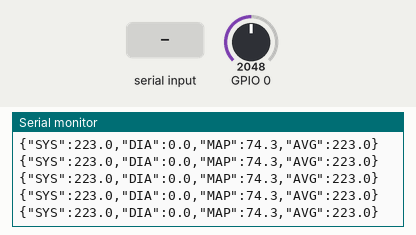
This sketch was run on a simulated ESP32-C3. On the bench: the last lines printed to the serial monitor. Inputs (shaded band) come from the test bench; at power-on: GPIO 0 = 2048.

Above: at 1.2 s.
1.3 s: GPIO 0 set to 2866
At 1.56 s:
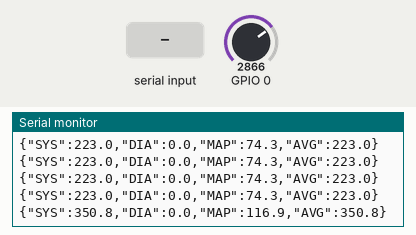
2.8 s: "z" received over Serial
At 2.96 s:
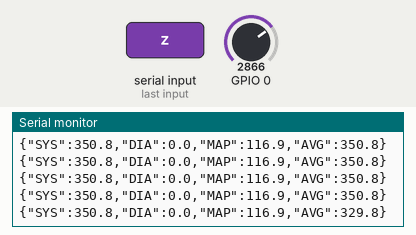
4.3 s: GPIO 0 set to 3603
At 4.36 s:
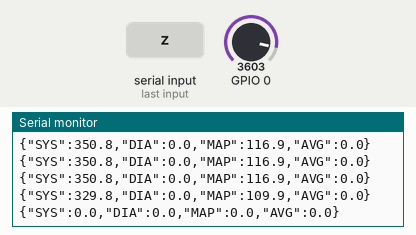
Timing chart, 0 to 7.3 s (numbered marks = the images above; inputs shaded):
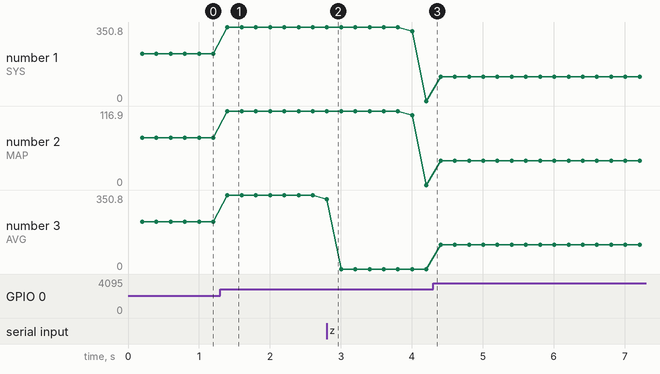

The sketch:

HoneywellAnalog_Oct7_ESP32C3.ino
```cpp
#include<Arduino.h>
#include<iostream>
#include<limits.h>
#include<CircularBuffer.hpp>

// circular buffer
CircularBuffer<float, 50> buffer; // running average buffer
CircularBuffer<float, 7> pulse_buffer; // pulse buffer
int INTERVAL = 25; // ms interval for running average sampling
int PULSE_INTERVAL = 200; // ms interval for pulse sampling (faster than nyquist freq)

// timer setup
unsigned long _time = 0;
unsigned long _pulsetime = 0;

// Constants
const float V_REF = 5.0;     // Analog reference voltage (e.g., 5V or 3.3V)
const int analogPin = A0; // esp32-c3 can only do A0-A2

// Sensor constants
float Omax = 0.9*V_REF; // Output at maximum pressure
float Omin = 0.1*V_REF; // Output at minimum pressure
float Pmax = 15*51.7149; // 15 psi to mmhg
float Pmin = 0*51.7149; // 0 psi to mmhg
float Poffset = 0; // offset from zero
float pressure = 2000.0; // initial pressure
float pressure_old = 2000.0;

// Setup pressure sensor zero - character input
char receivedChar = 0;
boolean newData = false;

void setup() {
  // put your setup code here, to run once:
  Serial.begin(9600);
  //pinMode(A0, INPUT);
  _time = millis();
  _pulsetime = millis();
}


void loop() {
// put your main code here, to run repeatedly

  float voltage =  analogReadMilliVolts(analogPin)*.001;
  float output = voltage;
  pressure = ((output-Omin)*(Pmax-Pmin)/(Omax-Omin))+Pmin; // calculate pressure

  pressure_old = pressure;
  recvOneChar();
  showNewData();
  pressure = pressure-Poffset;

  buffer.push(pressure);

  if (millis() - _pulsetime >= PULSE_INTERVAL) {
    _pulsetime = millis();
    float sys = 0.0;
    float dia = 0.0;
    float map = 0.0;
    float avg = 0.0;
    float pulse_avg = 0.0;

    // running average filter: find average at fast ms interval
    if (millis() - _time >= INTERVAL) {
      avg = 0.0;
      _time = millis();

      // the following ensures using the right type for the index variable
      using index_t = decltype(buffer)::index_t;
      for (index_t i = 0; i < buffer.size(); i++) {
        avg += buffer[i] / (float)buffer.size();
        }
    }

    pulse_buffer.push(avg); // push filtered data to the pulse buffer

    // now do buffer for sys and dia
    using index_t = decltype(pulse_buffer)::index_t;
    for (index_t i = 0; i < pulse_buffer.size(); i++) {
      if (pulse_buffer[i] >= sys) {
        sys = pulse_buffer[i];
        }
      if (pulse_buffer[i] <= dia) {
        dia = pulse_buffer[i];
        }
      map = dia + ((sys-dia)/3);
      pulse_avg = avg;
		}


    Serial.print("{\"SYS\":");
    Serial.print(sys,1); // Print SYS with 1 decimal places
    Serial.print(",\"DIA\":");
    Serial.print(dia,1); // Print DIA with 1 decimal places
    Serial.print(",\"MAP\":");
    Serial.print(map,1); // Print MAP with 1 decimal places
    Serial.print(",\"AVG\":");
    Serial.print(pulse_avg,1); // Print AVG with 1 decimal places
    Serial.println("}");
  }
}

// functions
void recvOneChar() {
    if (Serial.available() > 0) {
        receivedChar = Serial.read();
        newData = true;
    }
}

void showNewData() {
    if (newData == true) {
      if (receivedChar == 'z') {
        Poffset = pressure_old;
        //Serial.print("This just in ... ");
        //Serial.println(Poffset);
      }
      newData = false;
    }

}
```

Measured:
- after the input at 1.3 s, the serial monitor: prints a new line after 0.10 s (image 1)
- after the input at 2.8 s, the serial monitor: prints a new line at once (image 2)
- plotted number 1: 223 → 350.8 after the input at 1.3 s, 0 → 115.2 after the input at 4.3 s
- plotted number 2: 74.3 → 116.9 after the input at 1.3 s, 0 → 38.4 after the input at 4.3 s
- plotted number 3: 223 → 350.8 after the input at 1.3 s, 0 → 115.2 after the input at 4.3 s
